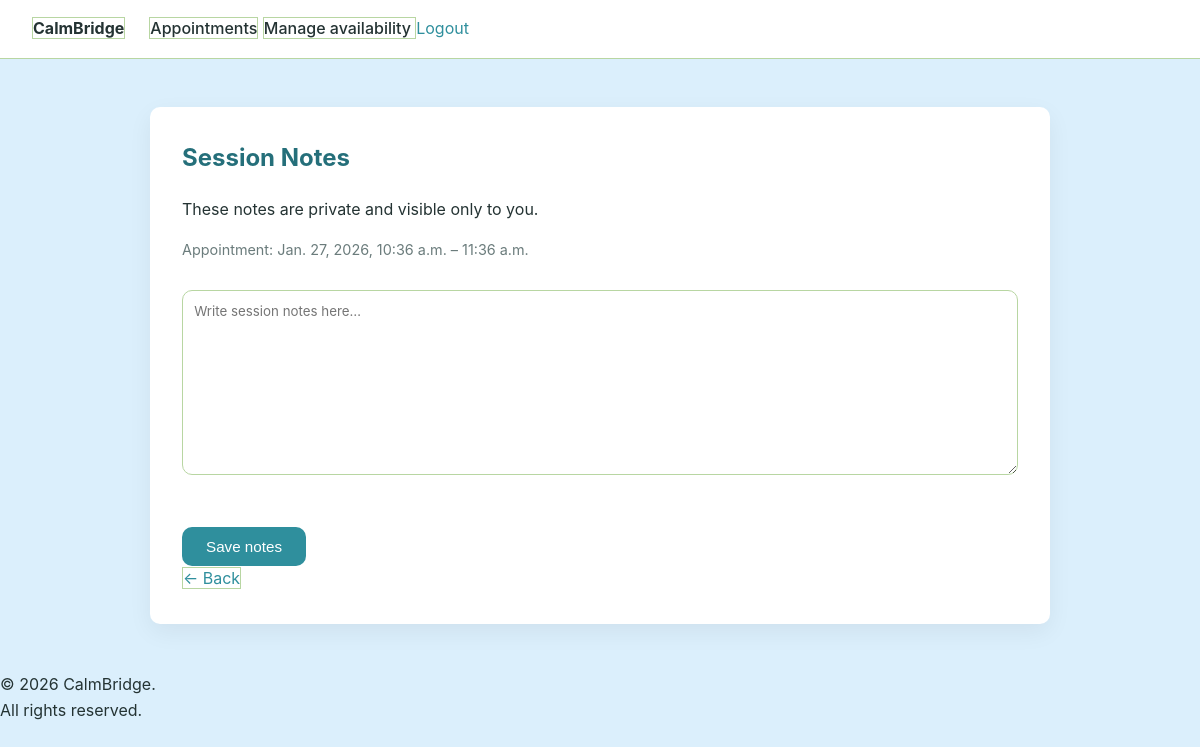
The app's page /appointments/appointment/3/notes/ (signed in) with its own data.
### appointments/models.py (models this page shows, shortened)
class Appointment(models.Model):
    STATUS_CHOICES = (
        ("SCHEDULED", "Scheduled"),
        ("COMPLETED", "Completed"),
        ("CANCELLED", "Cancelled"),
    )
    therapist = models.ForeignKey(TherapistProfile, on_delete=models.CASCADE)
    patient = models.ForeignKey(PatientProfile, on_delete=models.CASCADE)
    date = models.DateField()
    start_time = models.TimeField()
    end_time = models.TimeField()
    status = models.CharField(
        max_length=20,
        choices=STATUS_CHOICES,
        default="SCHEDULED"
    )
    created_at = models.DateTimeField(auto_now_add=True)
    class Meta:
        ordering = ["date", "start_time"]

### appointments/views.py (the view)
def session_notes(request, appointment_id):
    appointment = get_object_or_404(Appointment, id=appointment_id)
    user = request.user
    if user.role != "THERAPIST":
        return render(request, "appointments/not_allowed.html")
    therapist = appointment.therapist
    if therapist.user != user:
        return render(request, "appointments/not_allowed.html")
    note, created = SessionNote.objects.get_or_create(
        appointment=appointment,
        therapist=therapist
    )
    if request.method == "POST":
        note.notes = request.POST.get("notes")
        note.save()
        return redirect("session_notes", appointment_id=appointment.id)
    return render(
        request,
        "appointments/session_notes.html",
        {
            "appointment": appointment,
            "note": note
        }
    )

### templates/appointments/session_notes.html (shortened to what this page needs)
{% extends "base.html" %}
{% block content %}
<h2>Session Notes</h2>
<p>
    These notes are private and visible only to you.
</p>
<p class="muted">
  Appointment:
  {{ appointment.date }},
  {{ appointment.start_time }} – {{ appointment.end_time }}
</p>
<form method="post">
    <textarea
        name="notes"
        rows="10"
        style="width: 100%;"
        placeholder="Write session notes here…"
    >{{ note.notes }}</textarea>
    <br><br>
    <button type="submit">Save notes</button>
</form>
<a href="{{ request.META.HTTP_REFERER|default:'/' }}">
  ← Back
</a>
{% endblock %}

### static/css/styles.css (style rules this page uses)
:root { --primary: #2f8f9d; --primary-dark: #256f7a; --accent: #87dcb7; --bg: #dbeffc; --surface: #ffffff; --text-main: #243333; --text-muted: #6b7c7c; --border: #b8d6a2; --danger: #ed7a76; --radius: 10px; --shadow: 0 8px 24px rgba(0,0,0,0.06); --font-main: "Inter", system-ui, -apple-system, sans-serif; }
* { box-sizing: border-box; }
body { margin: 0; font-family: var(--font-main); background: var(--bg); color: var(--text-main); line-height: 1.6; }
a { color: var(--primary); text-decoration: solid; border: 1px solid var(--border); }
h1, h2, h3 { margin-top: 0; color: var(--primary-dark); }
form { margin-top: 1.5rem; }
input, select, textarea { width: 80%; padding: 0.7rem; margin-top: 0.3rem; margin-bottom: 1.2rem; border-radius: var(--radius); border: 1px solid var(--border); font-family: inherit; }
textarea { resize: vertical; }
button { background: var(--primary); color: #fff; padding: 0.7rem 1.5rem; border: none; border-radius: var(--radius); font-size: 0.95rem; cursor: pointer; }
.muted { color: var(--text-muted); font-size: 0.9rem; }

### records on screen
Appointment: date "Jan. 27, 2026", start_time "10:36 a.m.", end_time "11:36 a.m."
